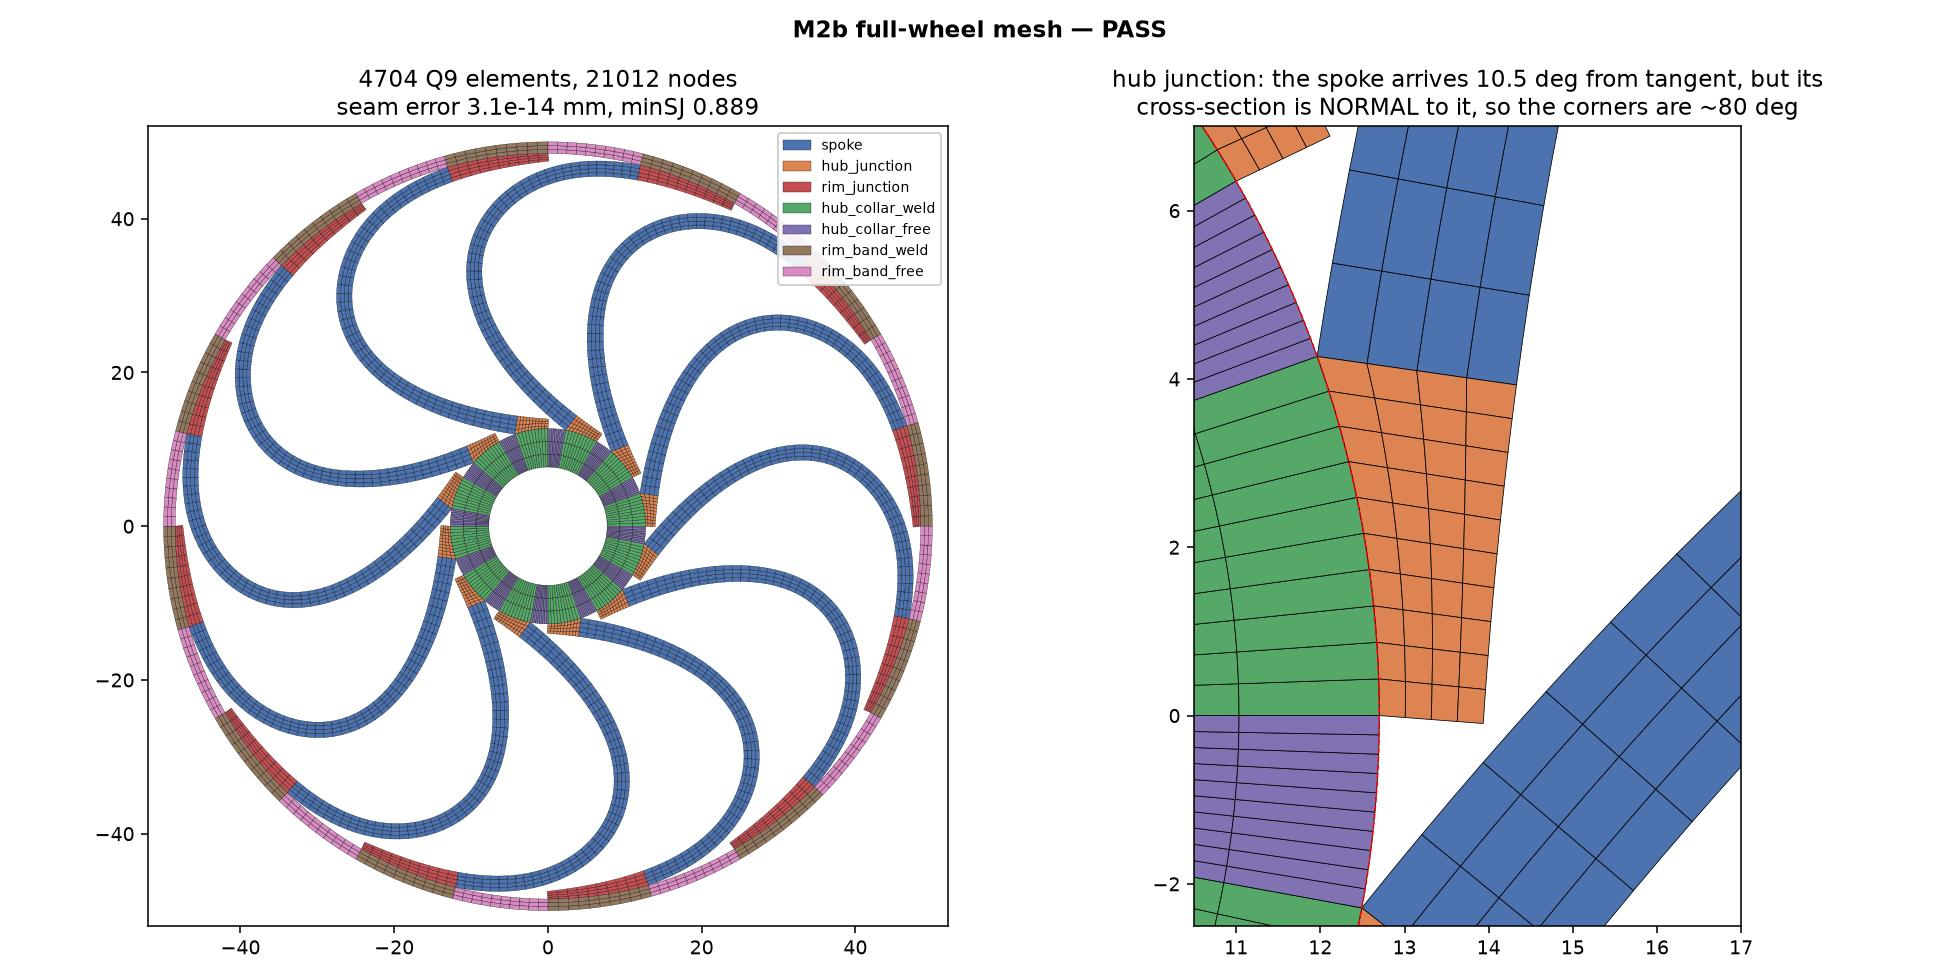

This chart was generated by the following Python code:
"""
=============================================================================
  M2b GATE — IS THE FULL-WHEEL MESH A PARTITION OF THE ACTUAL PART?
=============================================================================
    .venv-opt/bin/python studies/study_wheel_mesh.py --samples 200

Three checks, and the second is the one that would otherwise sink M4 silently.

  AREA      the assembled mesh, plus the un-meshed rigid hub core, must reproduce the
            area of the region it claims to model, to < 0.5%.  Validated against OCC
            for the same region definition (2469.06 by an independent kernel), and
            reported alongside the shipped STEP's 2521.44 so the 2.1% `_embed`
            difference stays visible rather than quietly absorbed.

  SEAMS     for every sampled genome, the largest distance between what an owning and a
            non-owning block INDEPENDENTLY computed for the same shared node must be at
            machine precision.  This is the plan's non-negotiable test, and the reason
            is that a seam mismatch produces a mesh that plots correctly, has positive
            Jacobian everywhere, solves without complaint, and models a wheel with
            twelve cracks in it.  Nothing else in the pipeline would notice.

  VALIDITY  minimum scaled Jacobian over the design space, per block type, against the
            same 0.2 floor the M2a spoke-block gate used.

WHAT THE PER-BLOCK BREAKDOWN IS FOR
-----------------------------------
The aggregate minSJ hides which construction is weak.  Reported per block it is
immediately clear: the two junction Coons patches are the worst and everything else is
essentially perfect, because the junctions are the only blocks bounded by a circular arc
on one side and a straight cross-section on the other.  That is also the number to watch
if the junction construction is ever changed — a regression there will not move the
aggregate much.
=============================================================================
"""

import argparse
import json
import os

import project_paths as PP
import time

import numpy as np

import wheel_fea as W
import wheel_genome as wg
import wheel_mesh as M
import wheel_wheel as WW
from study_mesh_quality import fold_margin, latin_hypercube

MIN_SJ_ACCEPT = 0.2
ACCEPT_FRACTION = 0.98
MAX_SEAM_ERROR_MM = 1e-10
MAX_AREA_ERROR = 0.005

HERE = os.path.dirname(os.path.abspath(__file__))


def shipped_genome():
    with open(os.path.join(PP.ROOT, "best_solution.json")) as fh:
        return wg.genes_to_vector(json.load(fh)["genes"])


# ---------------------------------------------------------------------------
# AREA
# ---------------------------------------------------------------------------

def run_area(genes, configs=("smoke", "coarse", "medium", "fine")):
    """Area convergence across the config ladder.

    Refinement must drive the error toward zero, not merely make it small: the junction
    Coons patches and the polygonal approximation of the ring arcs both under-cut the
    true region, so a single config agreeing to 0.5% could be a coincidence between two
    errors of opposite sign.
    """
    rows = []
    for name in configs:
        t0 = time.time()
        mesh = WW.build_wheel(genes, name)
        rep = WW.area_report(mesh)
        rows.append({"config": name, "n_elements": mesh.n_elements,
                     "n_nodes": mesh.n_nodes, "seconds": round(time.time() - t0, 2),
                     **rep})
    errs = [abs(r["error_vs_modelled"]) for r in rows]
    return {"rows": rows,
            "converging": bool(all(errs[i + 1] < errs[i] for i in range(len(errs) - 1))),
            "finest_error": errs[-1],
            "pass": bool(errs[-1] < MAX_AREA_ERROR
                         and all(errs[i + 1] < errs[i] for i in range(len(errs) - 1)))}


# ---------------------------------------------------------------------------
# SEAMS AND VALIDITY ACROSS THE DESIGN SPACE
# ---------------------------------------------------------------------------

def sample_feasible(n, cfg_name, seed, max_draws=200_000):
    """Draw genomes that are geometrically feasible AND pass the fold constraint.

    The fold constraint is included because M2a established it as a hard requirement the
    GA never had: without it, roughly 40% of the genomes the existing constraints admit
    produce inverted elements, and sweeping those here would only re-measure that.
    """
    spoke_cfg = M.get_config("coarse")
    low, high, _ = wg.bounds_arrays(W.GENE_SPACE)
    out, draws, batch = [], 0, max(64, n)
    while len(out) < n and draws < max_draws:
        for vec in latin_hypercube(batch, low, high, seed=seed + draws):
            draws += 1
            _, loss = W.evaluate_design(vec)
            if loss["x_order"] != 0.0 or loss["hub_overlap"] != 0.0:
                continue
            if fold_margin(vec, spoke_cfg) <= _geom_floor():
                continue
            out.append(vec)
            if len(out) >= n:
                break
    return out, draws


def _geom_floor():
    import wheel_geometry as G
    return G.MIN_FOLD_MARGIN_MM


def run_design_space(n, cfg_name, seed):
    """Seam error and per-block validity over `n` feasible genomes.

    Reports validity under TWO feasibility definitions, the same structure the M2a spoke
    gate used, because the interesting result is not the percentage but which constraint
    the percentage is missing:

        geometric + fold          what the GA plus M2a's barrier enforce
        ... plus arrival angle    the constraint the junction blocks additionally need
    """
    vectors, draws = sample_feasible(n, cfg_name, seed)
    cfg = WW.get_config(cfg_name)
    rows, per_block = [], {name: [] for name in WW.BLOCK_ORDER}
    failures = []
    for vec in vectors:
        arrival = tuple(float(a) for a in WW.arrival_angles(vec, cfg))
        row = {"arrival_hub_deg": arrival[0], "arrival_rim_deg": arrival[1],
               "worst_arrival_deg": max(arrival)}
        try:
            mesh = WW.build_wheel(vec, cfg_name)
        except ValueError as exc:
            # A build that REFUSES is a pass for the seam check and a data point for
            # validity: the guard fired rather than a bad mesh escaping.
            failures.append({"error": str(exc)[:110], **row})
            rows.append({"built": False, "min_sj": -1.0, "seam_error_mm": 0.0,
                         "n_inverted": 0, **row})
            continue
        q = WW.quality_report(mesh)
        for name, v in q["per_block"].items():
            per_block[name].append((v["min_scaled_jacobian"], max(arrival)))
        rows.append({"built": True,
                     "seam_error_mm": q["seam_error_mm"],
                     "min_sj": q["min_scaled_jacobian"],
                     "max_ar": q["max_aspect_ratio"],
                     "n_inverted": q["n_inverted"], **row})

    sj = np.array([r["min_sj"] for r in rows])
    arr = np.array([r["worst_arrival_deg"] for r in rows])
    seam = np.array([r["seam_error_mm"] for r in rows if r["built"]])
    inv = int(sum(r["n_inverted"] for r in rows))

    keep = arr <= WW.MAX_ARRIVAL_DEG
    frac_all = float((sj > MIN_SJ_ACCEPT).mean())
    frac_kept = float((sj[keep] > MIN_SJ_ACCEPT).mean()) if keep.any() else 0.0

    # Threshold sweep, exactly as the M2a fold-margin gate does it: the recommended
    # value is the LOOSEST threshold with zero misses, so the barrier costs as little of
    # the design space as it can.
    sweep = []
    for thr in (40.0, 55.0, 60.0, 65.0, 70.0, 72.0, 80.0, 90.0):
        k = arr <= thr
        missed = int(((sj <= MIN_SJ_ACCEPT) & k).sum())
        sweep.append({"max_arrival_deg": thr, "kept": int(k.sum()),
                      "false_alarm": int(((sj > MIN_SJ_ACCEPT) & ~k).sum()),
                      "missed": missed,
                      "validity": float((sj[k] > MIN_SJ_ACCEPT).mean()) if k.any() else 0.0})

    return {
        "n_requested": n, "n_sampled": len(rows),
        "n_built": int(sum(r["built"] for r in rows)), "raw_draws": draws,
        "config": cfg_name,
        "worst_seam_error_mm": float(seam.max()) if seam.size else 0.0,
        "seam_pass": bool(seam.size and seam.max() < MAX_SEAM_ERROR_MM),
        "fraction_above_sj_floor_all": frac_all,
        "fraction_above_sj_floor_with_arrival_constraint": frac_kept,
        "fraction_of_space_kept": float(keep.mean()),
        "min_sj_percentiles": {f"p{p}": float(np.percentile(sj[keep], p))
                               for p in (0, 1, 5, 50)} if keep.any() else {},
        "total_inverted": inv,
        "threshold_sweep": sweep,
        "arrival_vs_sj_correlation": float(np.corrcoef(arr, sj)[0, 1]),
        "per_block_worst_min_sj": {
            k: (float(min(x[0] for x in v if x[1] <= WW.MAX_ARRIVAL_DEG))
                if any(x[1] <= WW.MAX_ARRIVAL_DEG for x in v) else None)
            for k, v in per_block.items()},
        "build_failures": failures[:5],
        "n_build_failures": len(failures),
        "worst_arrival_among_failures_deg": (
            max(f["worst_arrival_deg"] for f in failures) if failures else None),
        "min_arrival_among_failures_deg": (
            min(f["worst_arrival_deg"] for f in failures) if failures else None),
        "pass": bool(seam.size and seam.max() < MAX_SEAM_ERROR_MM
                     and frac_kept >= ACCEPT_FRACTION and inv == 0),
    }


# ---------------------------------------------------------------------------
# REPORT
# ---------------------------------------------------------------------------

def _print(rep):
    def head(s):
        print(f"\n{s}\n" + "-" * len(s))

    def verdict(ok):
        return "PASS" if ok else "FAIL"

    a = rep["area"]
    head("AREA — the mesh must partition the region it claims to model")
    print(f"  {'config':8s} {'elem':>7s} {'nodes':>7s}  {'meshed':>10s} "
          f"{'+core':>10s}  {'vs modelled':>12s}  {'vs STEP':>9s}   s")
    for r in a["rows"]:
        print(f"  {r['config']:8s} {r['n_elements']:7d} {r['n_nodes']:7d}  "
              f"{r['meshed_mm2']:10.4f} {r['total_modelled_mm2']:10.4f}  "
              f"{r['error_vs_modelled']:+12.4%}  "
              f"{r['error_vs_shipped_step']:+9.3%}  {r['seconds']:5.2f}")
    r0 = a["rows"][0]
    print(f"\n  reference (this region, analytic)     {r0['reference_modelled_mm2']:9.3f} mm2")
    print(f"      = hub disk + rim band + 12 clipped spoke bands, from the frame")
    print(f"        constants and the genome (`wheel_wheel.modelled_area_reference`),")
    print(f"        down the EXPORTER's geometry path — finite-difference offset normals")
    print(f"        and exact shoelace, against the mesh's analytic hodograph and Q9")
    print(f"        Gauss.  There was an OCC cross-check here too; it was measured at")
    print(f"        RIM_RADIUS_MM = 48.9 and is not re-run, so quoting it now would be")
    print(f"        quoting a different wheel.")
    print(f"  shipped STEP cross-section            {r0['reference_shipped_step_mm2']:9.3f} mm2")
    print(f"  the {abs(a['rows'][-1]['error_vs_shipped_step']):.1%} gap is "
          f"wheel_step_export._embed, not a meshing error "
          f"(see wheel_wheel.py)")
    print(f"  error decreasing under refinement: {a['converging']}   "
          f"[< {MAX_AREA_ERROR:.1%} at the finest]")
    print(f"  -> {verdict(a['pass'])}")

    d = rep["design_space"]
    head(f"SEAMS — {d['n_sampled']} feasible genomes ({d['raw_draws']} draws), "
         f"config {d['config']!r}")
    print(f"  worst distance between what an owning and a non-owning block")
    print(f"  INDEPENDENTLY computed for the same shared node:")
    print(f"      {d['worst_seam_error_mm']:.3e} mm   [< {MAX_SEAM_ERROR_MM:.0e}]")
    print(f"  -> {verdict(d['seam_pass'])}")

    head("VALIDITY — and the constraint the junction blocks need")
    print(f"  minSJ > {MIN_SJ_ACCEPT} over...")
    print(f"    geometric + fold feasibility only : "
          f"{d['fraction_above_sj_floor_all']:.2%}"
          f"  -> {'PASS' if d['fraction_above_sj_floor_all'] >= ACCEPT_FRACTION else 'FAIL'}")
    print(f"    + the arrival-angle constraint     : "
          f"{d['fraction_above_sj_floor_with_arrival_constraint']:.2%}"
          f"  -> {'PASS' if d['fraction_above_sj_floor_with_arrival_constraint'] >= ACCEPT_FRACTION else 'FAIL'}")
    print(f"  inverted elements, total {d['total_inverted']}")
    print(f"  correlation(worst arrival angle, minSJ) = "
          f"{d['arrival_vs_sj_correlation']:+.3f}")
    if d["min_sj_percentiles"]:
        pcts = "  ".join(f"{k}={v:.3f}" for k, v in d["min_sj_percentiles"].items())
        print(f"  minSJ percentiles, constrained subset: {pcts}")
    print(f"\n  What should the barrier actually require?")
    print(f"      {'arrival <=':>12s}  missed  false alarm   kept  minSJ ok")
    for r in d["threshold_sweep"]:
        print(f"      {r['max_arrival_deg']:9.0f} deg  {r['missed']:6d}  "
              f"{r['false_alarm']:11d}  {r['kept']:5d}  {r['validity']:7.2%}")
    print(f"\n  worst minSJ per block, constrained subset:")
    for k, v in sorted(d["per_block_worst_min_sj"].items(),
                       key=lambda kv: (kv[1] is None, kv[1])):
        print(f"      {k:18s} {'n/a' if v is None else f'{v:7.4f}'}")
    if d["n_build_failures"]:
        print(f"\n  builds refused: {d['n_build_failures']} of {d['n_sampled']} "
              f"(the guard fired; no bad mesh escaped)")
        print(f"      their worst arrival angles ran "
              f"{d['min_arrival_among_failures_deg']:.1f} to "
              f"{d['worst_arrival_among_failures_deg']:.1f} deg — the same cause")
        for f in d["build_failures"][:2]:
            print(f"      {f['error']}")
    print(f"  -> {verdict(d['pass'])}")

    head("M2b GATE")
    for k in ("area", "design_space"):
        print(f"  {k:13s} {verdict(rep[k]['pass'])}")
    print(f"\n  OVERALL: {verdict(rep['pass'])}")


def main():
    ap = argparse.ArgumentParser(description="M2b full-wheel mesh gate")
    ap.add_argument("--samples", type=int, default=200,
                    help="feasible genomes for the seam and validity sweep")
    ap.add_argument("--config", default="coarse")
    ap.add_argument("--seed", type=int, default=0)
    ap.add_argument("--out", default="study_wheel_mesh.json")
    ap.add_argument("--no-plot", action="store_true")
    ap.add_argument("--quick", action="store_true",
                    help="skip the two finest configs; for CI, not for the record")
    args = ap.parse_args()

    genes = shipped_genome()
    t0 = time.time()
    configs = ("smoke", "coarse") if args.quick else ("smoke", "coarse", "medium", "fine")
    rep = {"area": run_area(genes, configs),
           "design_space": run_design_space(args.samples, args.config, args.seed)}
    rep["pass"] = all(rep[k]["pass"] for k in ("area", "design_space"))
    rep["settings"] = {"samples": args.samples, "config": args.config,
                       "seed": args.seed, "elapsed_s": round(time.time() - t0, 1)}
    _print(rep)
    with open(os.path.join(HERE, args.out), "w") as fh:
        json.dump(rep, fh, indent=1)
    print(f"\nwrote {os.path.join(HERE, args.out)}  "
          f"({rep['settings']['elapsed_s']} s)")
    if not args.no_plot:
        try:
            print(f"wrote {_plot(genes, rep, os.path.splitext(args.out)[0] + '.jpg')}")
        except Exception as exc:                            # pragma: no cover
            print(f"(plot skipped: {exc})")
    return 0 if rep["pass"] else 1


def _plot(genes, rep, path):
    """The wheel itself, coloured by block type, plus a junction detail.

    Worth having as an artifact: every structural claim in `wheel_wheel.py`'s docstring
    about why the topology works is visible in these two panels, and a regression in the
    junction construction shows up here long before it shows up in a number.
    """
    import matplotlib
    matplotlib.use("Agg")
    import matplotlib.pyplot as plt
    from matplotlib.collections import PolyCollection

    mesh = WW.build_wheel(genes, "coarse")
    xy = np.asarray(mesh.coords)
    colours = {"spoke": "#4C72B0", "hub_junction": "#DD8452",
               "rim_junction": "#C44E52", "hub_collar_weld": "#55A868",
               "hub_collar_free": "#8172B3", "rim_band_weld": "#937860",
               "rim_band_free": "#DA8BC3"}
    fig, (ax1, ax2) = plt.subplots(1, 2, figsize=(14, 7))
    for ax, box in ((ax1, None), (ax2, (10.5, 17.0, -2.5, 7.0))):
        for name, colour in colours.items():
            m = mesh.element_block == name
            if not m.any():
                continue
            quads = xy[mesh.conn[m][:, [0, 4, 1, 5, 2, 6, 3, 7]]]
            ax.add_collection(PolyCollection(
                quads, facecolors=colour, edgecolors="k",
                linewidths=0.15 if box is None else 0.4,
                label=name if box is None else None))
        ax.set_aspect("equal")
        if box is None:
            ax.set_xlim(-52, 52)
            ax.set_ylim(-52, 52)
            ax.legend(fontsize=7, loc="upper right", framealpha=0.9)
            ax.set_title(f"{mesh.n_elements} Q9 elements, {mesh.n_nodes} nodes\n"
                         f"seam error {mesh.seam_error_mm:.1e} mm, "
                         f"minSJ {WW.quality_report(mesh)['min_scaled_jacobian']:.3f}")
        else:
            ax.set_xlim(box[0], box[1])
            ax.set_ylim(box[2], box[3])
            for r in (WW.HUB_RADIUS_MM, WW.HUB_RADIUS_MM - WW.COLLAR_DEPTH_MM):
                ax.add_patch(plt.Circle((0, 0), r, fill=False, ec="r", lw=0.8, ls="--"))
            ax.set_title("hub junction: the spoke arrives 10.5 deg from tangent, but its\n"
                         "cross-section is NORMAL to it, so the corners are ~80 deg")
    fig.suptitle(f"M2b full-wheel mesh — {'PASS' if rep['pass'] else 'FAIL'}",
                 fontweight="bold")
    fig.tight_layout()
    fig.savefig(path, dpi=140)
    return path


if __name__ == "__main__":
    raise SystemExit(main())
